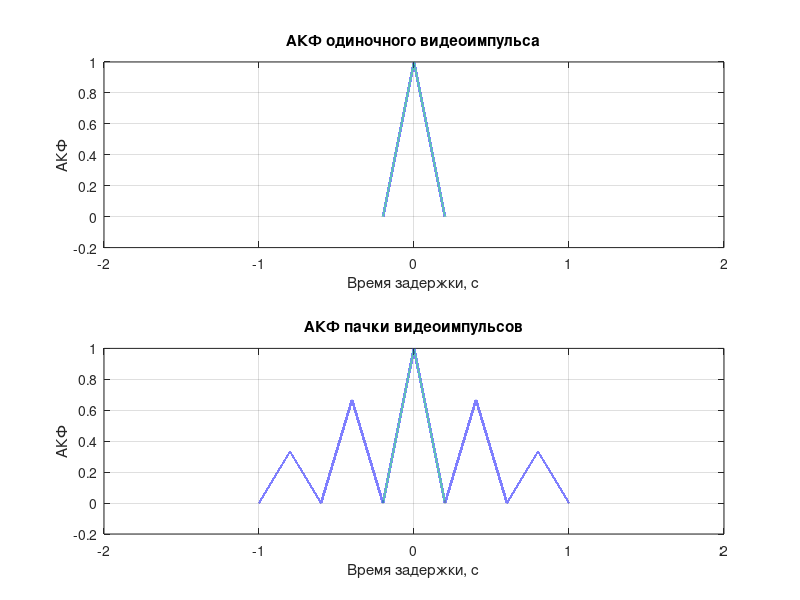
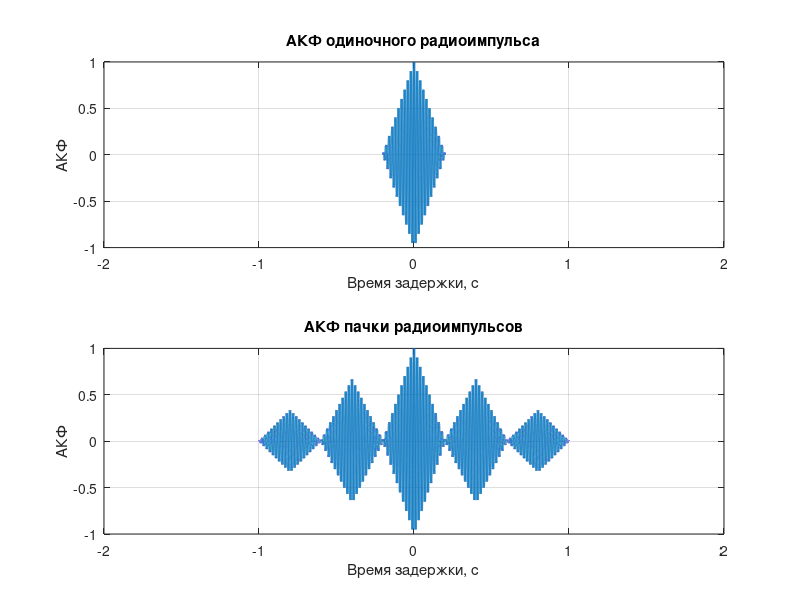

Write the MATLAB code that produced these figures, in order.
%% --- ПАРАМЕТРЫ ---
fs = 1e5;       % Частота дискретизации (достаточно высокая)
dt = 1/fs;

T_video = 0.2;  % Длительность видеоимпульса
T_imp = 0.4;    % Период пачки
N_rep = 3;      % 3 импульса в пачке

t = -1:dt:1;    % Окно для визуализации (двустороннее)

%% --- ВИДЕОИМПУЛЬС (ПРЯМОУГОЛЬНЫЙ) ---
video = double( abs(t) <= T_video/2 );

% АКФ видеоимпульса → правильный треугольник
[acf_video, lag] = xcorr(video, 'coeff');
tau = lag * dt;

%% --- ПАЧКА ВИДЕОИМПУЛЬСОВ ---
starts = (-floor(N_rep/2)*T_imp) : T_imp : (floor(N_rep/2)*T_imp);

video_pack = zeros(size(t));
for k = 1:length(starts)
    video_pack = video_pack + double( abs(t - starts(k)) <= T_video/2 );
end

[acf_video_pack, lag_pack] = xcorr(video_pack, 'coeff');
tau_pack = lag_pack * dt;

%% === ГРАФИК: ВИДЕОИМПУЛЬС + ПАЧКА ===
figure;
subplot(2,1,1)
plot(tau, acf_video, 'LineWidth', 1.8);
grid on;
title('АКФ одиночного видеоимпульса');
xlabel('Время задержки, с'); ylabel('АКФ');

subplot(2,1,2)
plot(tau_pack, acf_video_pack, 'LineWidth', 1.8);
grid on;
title('АКФ пачки видеоимпульсов');
xlabel('Время задержки, с'); ylabel('АКФ');



%% --- РАДИОИМПУЛЬС ---
f_car = 50;    % несущая
radio = video .* cos(2*pi*f_car*t);

[acf_radio, lag_r] = xcorr(radio, 'coeff');
tau_r = lag_r * dt;

%% --- ПАЧКА РАДИОИМПУЛЬСОВ ---
radio_pack = zeros(size(t));
for k = 1:length(starts)
    radio_pack = radio_pack + ...
        double(abs(t - starts(k)) <= T_video/2) .* cos(2*pi*f_car*(t - starts(k)));
end

[acf_radio_pack, lag_rp] = xcorr(radio_pack, 'coeff');
tau_rp = lag_rp * dt;

%% === ГРАФИК: РАДИОИМПУЛЬС + ПАЧКА ===
figure;
subplot(2,1,1)
plot(tau_r, acf_radio, 'LineWidth', 1.7);
grid on;
title('АКФ одиночного радиоимпульса');
xlabel('Время задержки, с'); ylabel('АКФ');

subplot(2,1,2)
plot(tau_rp, acf_radio_pack, 'LineWidth', 1.7);
grid on;
title('АКФ пачки радиоимпульсов');
xlabel('Время задержки, с'); ylabel('АКФ');
